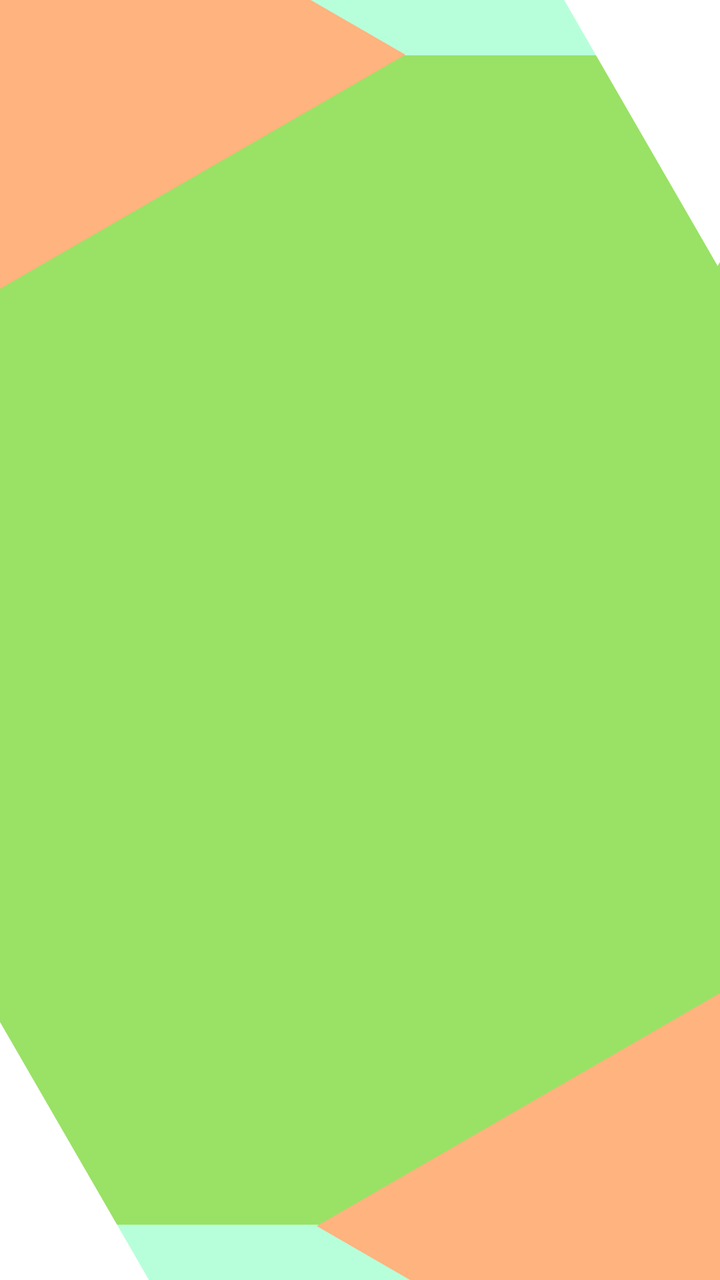
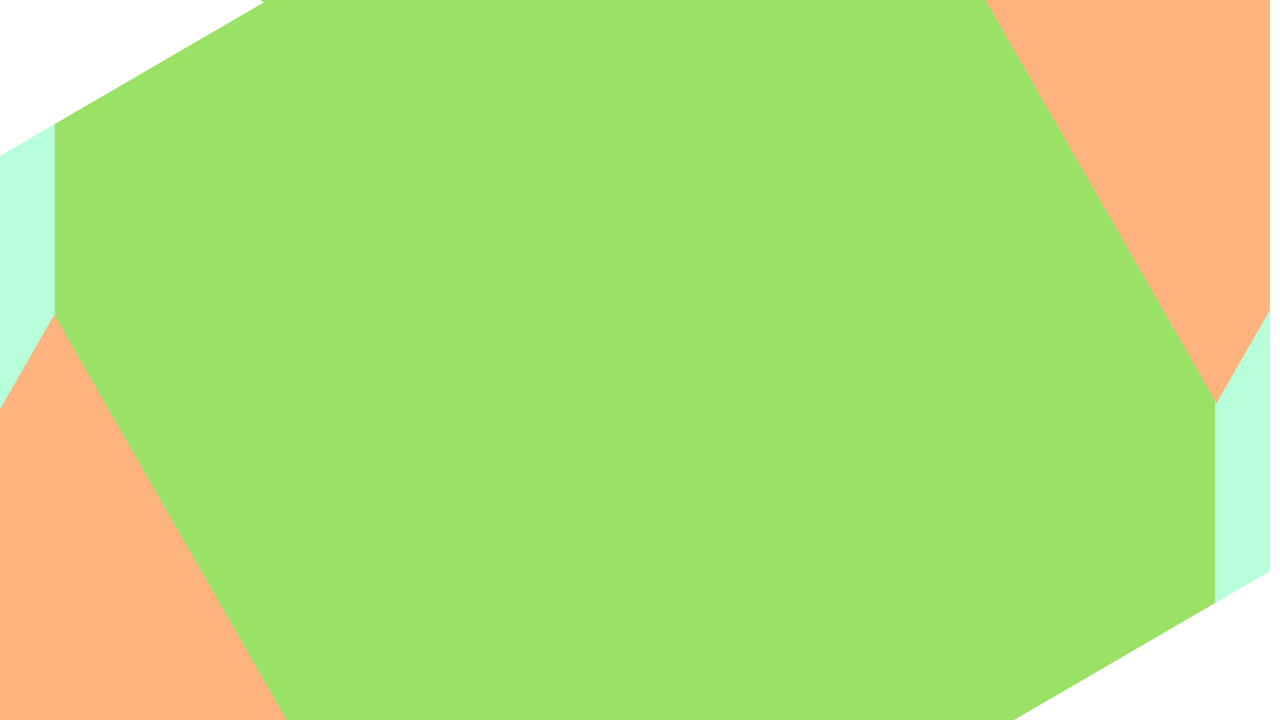

The same Android screen from two of the app's own layout files: first res/layout/ as a phone draws it, then the repository's variant for another configuration, drawn on a device whose configuration selects that folder. Both files follow.
<!-- AndroidManifest.xml: application theme AppTheme -->
<!-- res/layout/activity_main.xml -->
<?xml version="1.0" encoding="utf-8"?>
<LinearLayout
    xmlns:android="http://schemas.android.com/apk/res/android"
    xmlns:tools="http://schemas.android.com/tools"
    android:layout_width="match_parent"
    android:layout_height="match_parent"
    android:background="@drawable/gb2"
    android:paddingBottom="@dimen/activity_vertical_margin"
    android:paddingLeft="@dimen/activity_horizontal_margin"
    android:paddingRight="@dimen/activity_horizontal_margin"
    android:paddingTop="@dimen/activity_vertical_margin"
    android:orientation="vertical">




    <FrameLayout
        android:id="@+id/flContainer"
        android:layout_width="match_parent"
        android:layout_height="match_parent"/>

</LinearLayout>
<!-- resources referenced by this layout -->
<resources>
  <dimen name="activity_horizontal_margin">16dp</dimen>
  <dimen name="activity_vertical_margin">16dp</dimen>
  <!-- drawable gb2: png bitmap (drawable, 34809 bytes) -->
  <style name="AppTheme" parent="Theme.AppCompat.Light.DarkActionBar">
          
          <item name="colorPrimary">#287A55</item>
          <item name="colorPrimaryDark">#125437</item>
          <item name="colorAccent">#FFCDD2</item>
          <item name="android:windowBackground">@android:color/white</item>
      </style>
</resources>
<!-- res/layout-land/activity_main.xml (the repository's variant of the layout above) -->
<!-- drawn on the phone turned sideways -->
<?xml version="1.0" encoding="utf-8"?>
<LinearLayout xmlns:android="http://schemas.android.com/apk/res/android"
    android:orientation="horizontal"
    android:layout_width="match_parent"
    android:layout_height="match_parent"
    android:layout_marginRight="5dp"
    android:layout_marginEnd="5dp"
    android:background="@drawable/gb3"
    >

    <FrameLayout
        android:id="@+id/flContainer"
        android:layout_weight="1"
        android:layout_width="0dp"
        android:layout_height="match_parent"/>

    <FrameLayout
        android:id="@+id/flContainer2"
        android:layout_weight="2"
        android:layout_width="0dp"
        android:layout_marginLeft="10dp"
        android:layout_marginStart="10dp"
        android:layout_height="match_parent"/>


</LinearLayout>
<!-- resources referenced by the variant -->
<!-- as the phone turned sideways resolves them -->
<resources>
  <!-- drawable gb3: png bitmap (drawable, 31927 bytes) -->
  <style name="AppTheme" parent="Theme.AppCompat.Light.DarkActionBar">
          
          <item name="colorPrimary">#287A55</item>
          <item name="colorPrimaryDark">#125437</item>
          <item name="colorAccent">#FFCDD2</item>
          <item name="android:windowBackground">@android:color/white</item>
      </style>
</resources>
